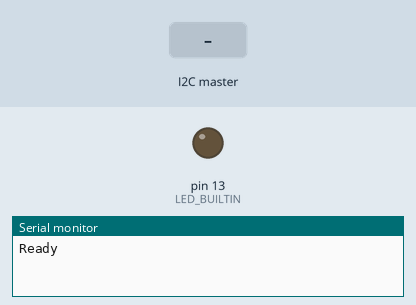
The sketch below on a simulated Arduino Uno, built with avr-gcc and run on an emulated ATmega328P. Parts: output pins drawn as LEDs (lit = HIGH), the last lines printed to the serial monitor. Inputs (shaded band) come from the test bench.

Above: at 1.2 s.
1.3 s: the I2C master sends the byte 200
At 2.0 s:
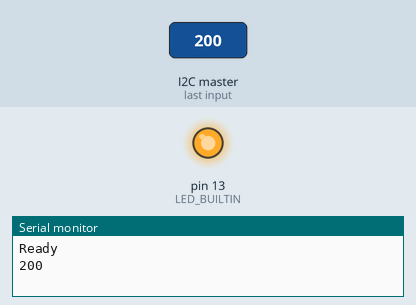
2.8 s: the I2C master sends the byte 1
At 3.2 s:
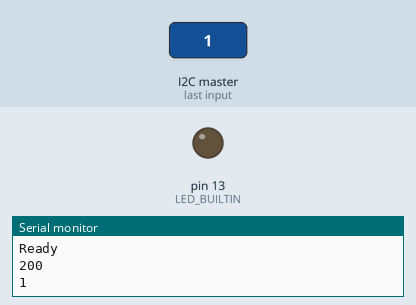
Timing chart, 0 to 5.8 s (numbered marks = the images above; inputs shaded):
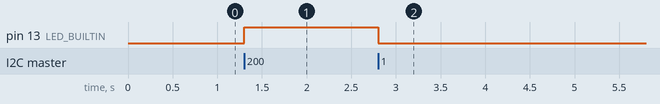

The sketch:

Teensy.ino
```cpp
#include <Arduino.h>
#include <Wire.h>

#define I2C_ADDRESS 0x4b

int brightness = 0;

void receiveEvent(int);

void setup()
{
    pinMode(LED_BUILTIN, OUTPUT);

    Wire.begin(I2C_ADDRESS);
    Wire.onReceive(receiveEvent);

    Serial.begin(9600);
    Serial.println("Ready");
}

void receiveEvent(int byte_count)
{
    if (byte_count >= 1)
    {
        brightness = Wire.read();

        Serial.println(brightness);
    }
}

void loop()
{
    analogWrite(LED_BUILTIN, brightness);
}
```

Measured:
- after the input at 1.3 s, pin 13 (LED_BUILTIN): LOW → HIGH at once
- after the input at 2.8 s, pin 13 (LED_BUILTIN): HIGH → LOW at once
